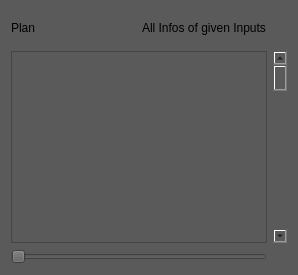
               <widget class="QWidget" name="page_plan">
                <property name="styleSheet">
                 <string notr="true">background:rgb(91,90,90);</string>
                </property>
                <layout class="QGridLayout" name="gridLayout">
                 <item row="3" column="0">
                  <widget class="QTextBrowser" name="textBrowser_plan"/>
                 </item>
                 <item row="2" column="0">
                  <layout class="QHBoxLayout" name="top_frame_plan">
                   <property name="topMargin">
                    <number>10</number>
                   </property>
                   <property name="bottomMargin">
                    <number>10</number>
                   </property>
                   <item>
                    <widget class="QLabel" name="lab_plan">
                     <property name="text">
                      <string>Plan</string>
                     </property>
                    </widget>
                   </item>
                   <item>
                    <widget class="QLabel" name="lab_plan_input_infos">
                     <property name="text">
                      <string>All Infos of given Inputs</string>
                     </property>
                    </widget>
                   </item>
                  </layout>
                 </item>
                 <item row="3" column="1">
                  <widget class="QScrollBar" name="verticalScrollBar_plan">
                   <property name="orientation">
                    <enum>Qt::Vertical</enum>
                   </property>
                  </widget>
                 </item>
                 <item row="4" column="0">
                  <widget class="QSlider" name="horizontalSlider_plan">
                   <property name="orientation">
                    <enum>Qt::Horizontal</enum>
                   </property>
                  </widget>
                 </item>
                </layout>
               </widget>
